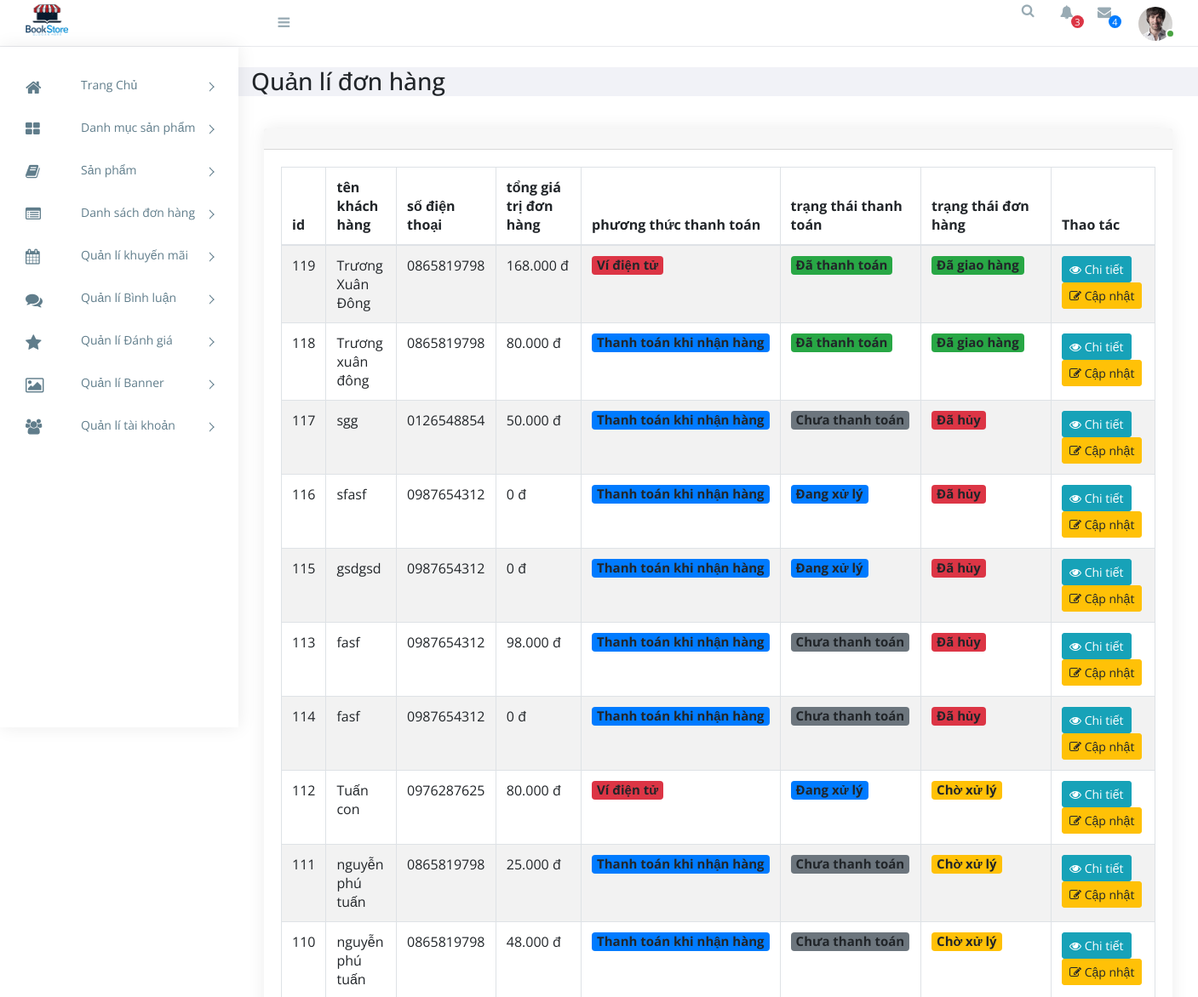
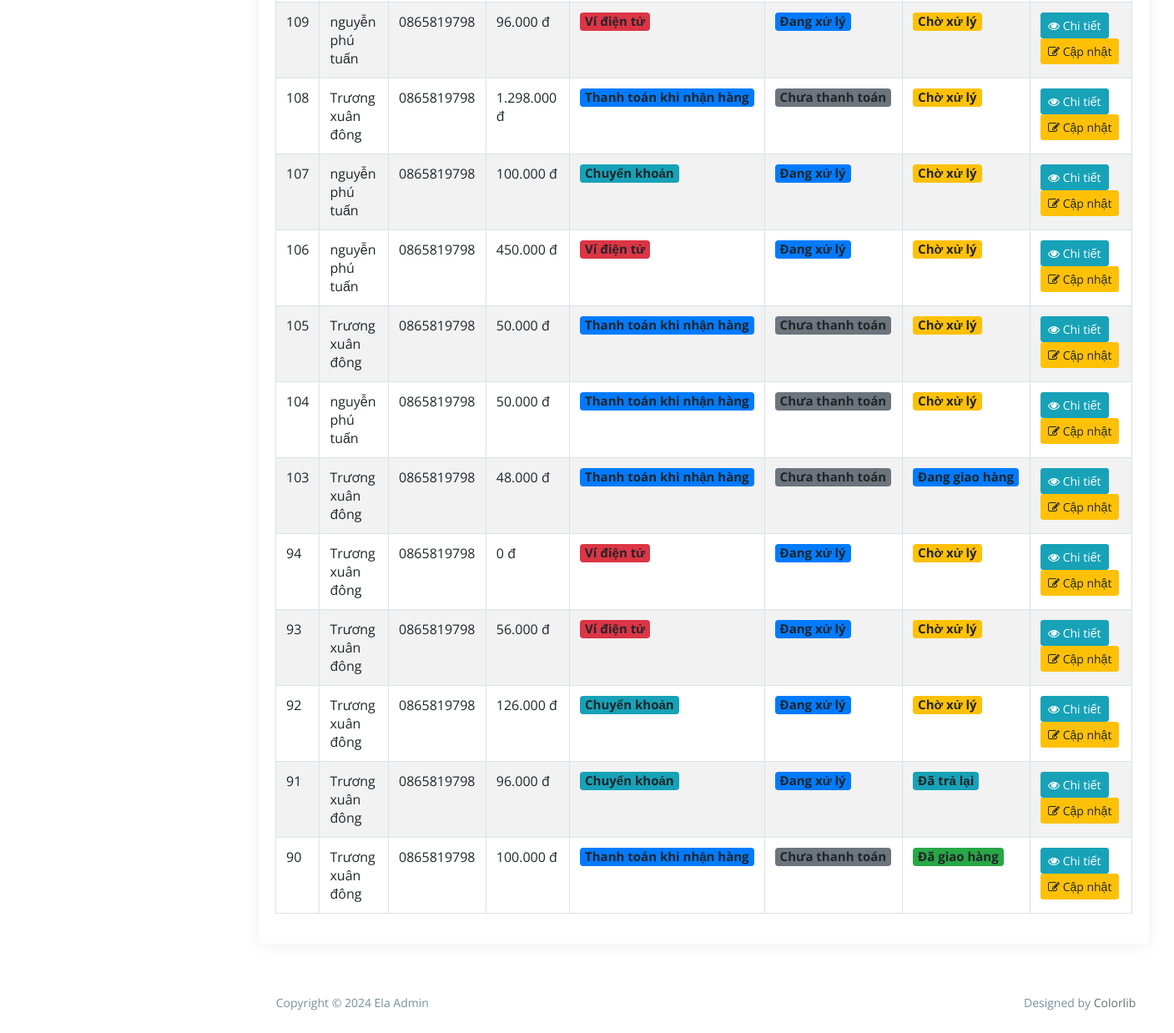
Screenshot of /admin/index.php?act=order (signed in) with the database file from the repository (2 pictures, top to bottom).
### tables this page shows
CREATE TABLE `orders` (
  `id` int NOT NULL,
  `user_id` int DEFAULT NULL,
  `order_date` timestamp NULL DEFAULT CURRENT_TIMESTAMP,
  `total_amount` decimal(10,2) DEFAULT NULL,
  `payment_status` enum('unpaid','paid','refunded','failed','processing') DEFAULT 'unpaid',
  `payment_method` enum('CREDIT','COD','BANKING','MOMO') NOT NULL,
  `shipping_status` enum('pending','delivering','delivered','returned','cancelled') DEFAULT 'pending',
  `shipping_address` text NOT NULL,
  `receiver_name` varchar(255) NOT NULL,
  `phone_car` varchar(15) NOT NULL
);

### admin/controllers/OrderController.php (called while the page is built, shortened)
<?php
class OrderController{
    private $modelOrder;
    public function __construct(){
        $this->modelOrder = new Order();
    }
    public function views_order() {
        $orders=$this->modelOrder->getAll();
        require_once './views/order/listdonhang.php';
    }
}
?>

### commons/core.php (called while the page is built, shortened)
<?php
function connectDB() {
    $host = DB_HOST;
    $port = DB_PORT;
    $dbname = DB_NAME;
    try {
        $conn = new PDO("mysql:host=$host;port=$port;dbname=$dbname", DB_USERNAME, DB_PASSWORD);
        $conn->setAttribute(PDO::ATTR_ERRMODE, PDO::ERRMODE_EXCEPTION);
        $conn->setAttribute(PDO::ATTR_DEFAULT_FETCH_MODE, PDO::FETCH_ASSOC);
        return $conn;
    } catch (PDOException $e) {
        echo ("Connection failed: " . $e->getMessage());
    }
}
?>

### admin/models/Order.php (called while the page is built, shortened)
<?php
class Order{
    private $conn;
    public function __construct(){
        $this->conn = connectDB();
    }
    public function getAll() {
        try {
            $sql = "SELECT orders.id, orders.user_id,
                       SUM(order_items.quantity * order_items.unit_price) as total_amount,
                       orders.phone_car,orders.receiver_name, orders.payment_method, orders.payment_status,
                       orders.shipping_status
                FROM orders
                LEFT JOIN users ON orders.user_id = users.id
                LEFT JOIN order_items ON orders.id = order_items.order_id
                GROUP BY orders.id, orders.user_id, orders.order_date, orders.receiver_name,
                         orders.payment_method, orders.payment_status,
                         orders.shipping_status, orders.shipping_address
                ORDER BY orders.order_date DESC";
            $stmt = $this->conn->prepare($sql);
            $stmt->execute();
            return $stmt->fetchAll();
        } catch (PDOException $e) {
            echo "Connection failed: " . $e->getMessage();
        }
    }
}
?>

### admin/views/order/listdonhang.php (the view, shortened to what this page needs)
<div class="content-wrapper">
            <section class="content-header">
              <div class="container-fluid">
                <div class="row mb-2">
                  <div class="col-sm-6">
                    <h3>Quản lí đơn hàng</h3>
                  </div>
                </div>
              </div>
            </section>
            <section class="content">
                    <div class="card">
                      <div class="card-header">
                      </div>
                      <div class="card-body">
                      <table id="example1" class="table table-bordered table-striped">
    <thead>
        <tr>
            <th>id </th>
            <th>tên khách hàng</th>
            <th>số điện thoại</th>
            <th>tổng giá trị đơn hàng</th>
            <th>phương thức thanh toán</th>
            <th>trạng thái thanh toán</th>
            <th>trạng thái đơn hàng</th>
            <th>Thao tác</th>
        </tr>
    </thead>
    <tbody>
        <?php foreach ($orders as $donhang) { ?>
            <tr>
                <td><?= $donhang['id'] ?></td>
                <td><?= $donhang['receiver_name']?></td>
                <td><?= $donhang['phone_car'] ?></td>
                <td><?= number_format($donhang['total_amount'] ?? 0, 0, ',', '.') ?> đ</td>
                <td><?php
                        switch($donhang['payment_method']) {
                          case 'COD':
                              echo '<span class="badge bg-primary" style="font-size: 15px;">Thanh toán khi nhận hàng</span>';
                              break;
                          case 'MOMO':
                              echo '<span class="badge bg-danger" style="font-size: 15px;">Ví điện tử</span>';
                              break;
                          case 'BANKING':
                              echo '<span class="badge bg-info" style="font-size: 15px;">Chuyển khoản</span>';
                              break;
                      }
                        ?> </td>
                <td><?php
                        switch($donhang['payment_status']) {
                            case 'paid':
                                echo '<span class="badge bg-success" style="font-size: 15px;">Đã thanh toán</span>';
                                break;
                            case 'unpaid':
                                echo '<span class="badge bg-secondary" style="font-size: 15px;">Chưa thanh toán</span>';
                                break;
                            case 'processing':
                                echo '<span class="badge bg-primary" style="font-size: 15px;">Đang xử lý</span>';
                                break;
                        }
                        ?></td>
                <td><?php
                switch($donhang['shipping_status']) {
                    case 'pending':
                        echo '<span class="badge bg-warning" style="font-size: 15px;">Chờ xử lý</span>';
                        break;
                    case 'delivering':
                        echo '<span class="badge bg-primary" style="font-size: 15px;">Đang giao hàng</span>';
                        break;
                    case 'delivered':
                        echo '<span class="badge bg-success" style="font-size: 15px;">Đã giao hàng</span>';
                        break;
                    case 'returned':
                        echo '<span class="badge bg-info" style="font-size: 15px;">Đã trả lại</span>';
                        break;
                    case 'cancelled':
                        echo '<span class="badge bg-danger" style="font-size: 15px;">Đã hủy</span>';
                        break;
                } ?>
                </td>
                <td>
                    <a href="?act=order-detail&id=<?= $donhang['id'] ?>" class="btn btn-info btn-sm">
                        <i class="fas fa fa-eye"></i> Chi tiết
                    </a>
                        <a href="?act=edit-order&id=<?= $donhang['id'] ?>">
                            <button class="btn btn-warning btn-sm">
                                <i class="fas fa fa-edit"></i> Cập nhật
                            </button>
                        </a>
                </td>
            </tr>
        <?php } ?>
    </tbody>
</table>
                      </div>
                    </div>
                  </div>
                </div>

### admin/assets/css/style.css (style rules this page uses)
body { display: table; font-family: "Open Sans", sans-serif; font-size: 16px; width: 100%; }
a, button { text-decoration: none; outline: none !important; color: #878787; -webkit-transition: all 0.25s ease; transition: all 0.25s ease; }
h1, h2, h3, h4, h5, h6 { margin: 0; }
.btn, button, input, textarea { -webkit-box-shadow: none; box-shadow: none; outline: 0 !important; }
.btn { border-radius: 3px; }
.content { float: left; padding: 1.875em; width: 100%; }
.card { margin-bottom: 1.875em; border-radius: 5px; padding: 0; border: 0px solid transparent; -webkit-box-shadow: 0 0 20px rgba(0, 0, 0, 0.08); box-shadow: 0 0 20px rgba(0, 0, 0, 0.08); }
.card .card-body { float: left; padding: 1.25em; position: relative; width: 100%; }
.btn, .button { display: inline-block; font-weight: 400; text-align: center; white-space: nowrap; vertical-align: middle; -webkit-transition: all .15s ease-in-out; transition: all .15s ease-in-out; border-radius: 3; cursor: pointer; }

### rows the page displays
orders: id "119", receiver_name "Trương Xuân Đông", phone_car "0865819798", total_amount "168.000", payment_method "Ví điện tử", payment_status "Đã thanh toán", shipping_status "Đã giao hàng"
orders: id "118", receiver_name "Trương xuân đông", phone_car "0865819798", total_amount "80.000", payment_method "Thanh toán khi nhận hàng", payment_status "Đã thanh toán", shipping_status "Đã giao hàng"
orders: id "117", receiver_name "sgg", phone_car "0126548854", total_amount "50.000", payment_method "Thanh toán khi nhận hàng", payment_status "Chưa thanh toán", shipping_status "Đã hủy"
orders: id "116", receiver_name "sfasf", phone_car "0987654312", total_amount "0", payment_method "Thanh toán khi nhận hàng", payment_status "Đang xử lý", shipping_status "Đã hủy"
orders: id "115", receiver_name "gsdgsd", phone_car "0987654312", total_amount "0", payment_method "Thanh toán khi nhận hàng", payment_status "Đang xử lý", shipping_status "Đã hủy"
orders: id "113", receiver_name "fasf", phone_car "0987654312", total_amount "98.000", payment_method "Thanh toán khi nhận hàng", payment_status "Chưa thanh toán", shipping_status "Đã hủy"
orders: id "114", receiver_name "fasf", phone_car "0987654312", total_amount "0", payment_method "Thanh toán khi nhận hàng", payment_status "Chưa thanh toán", shipping_status "Đã hủy"
orders: id "112", receiver_name "Tuấn con", phone_car "0976287625", total_amount "80.000", payment_method "Ví điện tử", payment_status "Đang xử lý", shipping_status "Chờ xử lý"
orders: id "111", receiver_name "nguyễn phú tuấn", phone_car "0865819798", total_amount "25.000", payment_method "Thanh toán khi nhận hàng", payment_status "Chưa thanh toán", shipping_status "Chờ xử lý"
orders: id "110", receiver_name "nguyễn phú tuấn", phone_car "0865819798", total_amount "48.000", payment_method "Thanh toán khi nhận hàng", payment_status "Chưa thanh toán", shipping_status "Chờ xử lý"
orders: id "109", receiver_name "nguyễn phú tuấn", phone_car "0865819798", total_amount "96.000", payment_method "Ví điện tử", payment_status "Đang xử lý", shipping_status "Chờ xử lý"
orders: id "108", receiver_name "Trương xuân đông", phone_car "0865819798", total_amount "1.298.000", payment_method "Thanh toán khi nhận hàng", payment_status "Chưa thanh toán", shipping_status "Chờ xử lý"
orders: id "107", receiver_name "nguyễn phú tuấn", phone_car "0865819798", total_amount "100.000", payment_method "Chuyển khoản", payment_status "Đang xử lý", shipping_status "Chờ xử lý"
orders: id "106", receiver_name "nguyễn phú tuấn", phone_car "0865819798", total_amount "450.000", payment_method "Ví điện tử", payment_status "Đang xử lý", shipping_status "Chờ xử lý"
orders: id "105", receiver_name "Trương xuân đông", phone_car "0865819798", total_amount "50.000", payment_method "Thanh toán khi nhận hàng", payment_status "Chưa thanh toán", shipping_status "Chờ xử lý"
orders: id "104", receiver_name "nguyễn phú tuấn", phone_car "0865819798", total_amount "50.000", payment_method "Thanh toán khi nhận hàng", payment_status "Chưa thanh toán", shipping_status "Chờ xử lý"
orders: id "103", receiver_name "Trương xuân đông", phone_car "0865819798", total_amount "48.000", payment_method "Thanh toán khi nhận hàng", payment_status "Chưa thanh toán", shipping_status "Đang giao hàng"
orders: id "94", receiver_name "Trương xuân đông", phone_car "0865819798", total_amount "0", payment_method "Ví điện tử", payment_status "Đang xử lý", shipping_status "Chờ xử lý"
orders: id "93", receiver_name "Trương xuân đông", phone_car "0865819798", total_amount "56.000", payment_method "Ví điện tử", payment_status "Đang xử lý", shipping_status "Chờ xử lý"
orders: id "92", receiver_name "Trương xuân đông", phone_car "0865819798", total_amount "126.000", payment_method "Chuyển khoản", payment_status "Đang xử lý", shipping_status "Chờ xử lý"
orders: id "91", receiver_name "Trương xuân đông", phone_car "0865819798", total_amount "96.000", payment_method "Chuyển khoản", payment_status "Đang xử lý", shipping_status "Đã trả lại"
orders: id "90", receiver_name "Trương xuân đông", phone_car "0865819798", total_amount "100.000", payment_method "Thanh toán khi nhận hàng", payment_status "Chưa thanh toán", shipping_status "Đã giao hàng"
